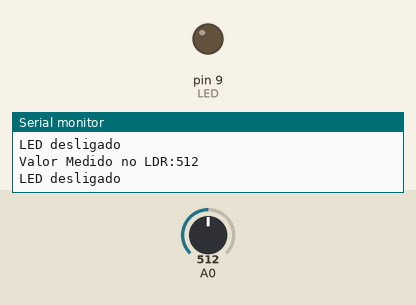
Bench run of a sketch on a simulated Arduino Uno, built with avr-gcc and run on an emulated ATmega328P. On the bench: output pins drawn as LEDs (lit = HIGH), the last lines printed to the serial monitor. The inputs (shaded band) are chosen by the test bench; at power-on: A0 = 512.

Above: at 1.8 s.
1.9 s: A0 set to 632
3.4 s: A0 set to 658
At 5.0 s:
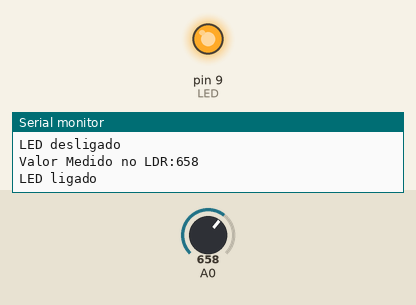
5.5 s: A0 set to 640
At 6.5 s:
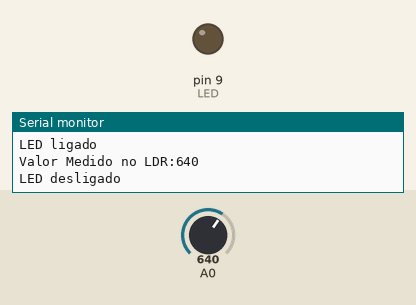
7.5 s: A0 set to 660
At 9.3 s:
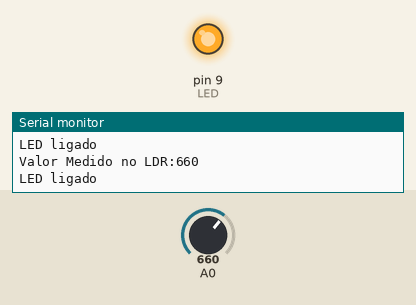
Timing chart, 0 to 10.5 s (numbered marks = the images above; inputs shaded):
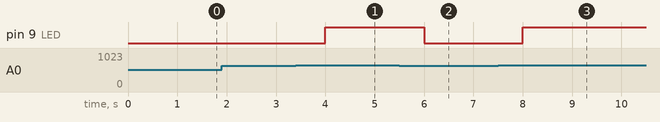

The sketch:

LDR_Codigo.ino
```cpp
// C++ code
//
  int LDR = 0;
  int LED = 9;
void setup()
{
  pinMode(A0, INPUT);
  pinMode(LED, OUTPUT);
  Serial.begin(9600);
}

void loop()
{
	int LDR = analogRead(A0);
  	Serial.print("Valor Medido no LDR:");
  	Serial.println(LDR);
  if (LDR>650){
  		digitalWrite(LED, HIGH);
    	Serial.println("LED ligado");
  }else{
    digitalWrite(LED, LOW);
  	Serial.println("LED desligado");
  }
  	delay(1000);
}
```

Measured:
- the behaviour switches between 650 and 651 on A0 (found by bisection; images 0 and 1)
- after the input at 3.4 s, pin 9 (LED): LOW → HIGH after 0.60 s
- after the input at 5.5 s, pin 9 (LED): HIGH → LOW after 0.50 s
- after the input at 7.5 s, pin 9 (LED): LOW → HIGH after 0.51 s
